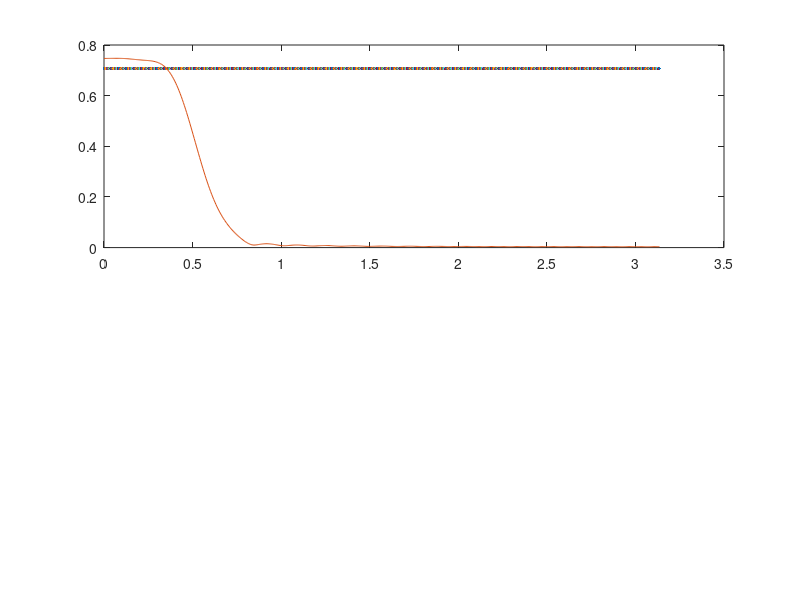

Reproduce this figure in MATLAB. (Note: this script raises an error after producing the figure.)
% *** filter FIR ***
N = 31; % orde filter
omegac=0.5;
m = (N-1)/2;
% frekuensi cutoff digital
% penggeseran fase
n=0:2*m+10; % penetapan titik untuk plot
h = omegac/pi* sinc(omegac* (n-m)/pi);
%w = [ones(1,N) zeros(1, length (n)-N)]; % window
w=0.54-(0.46*cos((2* 3.14*n)/N-1)); %Hamming
hd = h.* w;
[Hd, omega1] = freqz(hd, 1);
phase = 180/pi* unwrap(angle(Hd));
subplot(211); plot(omega1,0.707,omega1,abs(Hd)).grid;
title('respon frekuensi filter FIR');
xlabel('frekuensi (rad/sampel)');
ylabel('magnitude');
subplot(212); plot(omega1, phase), grid;
xlabel('frekuensi (rad/sampel)');
ylabel('sudut fase (der)');